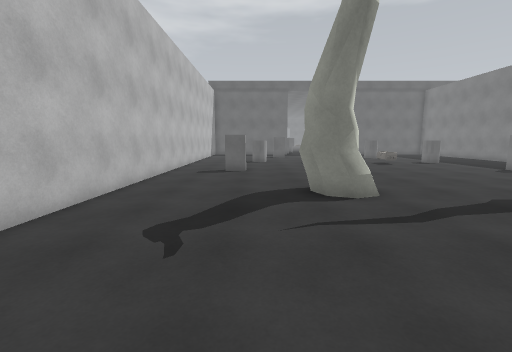
view 1 (above)

22 first-person views from a walk through a 3-D level made in the Unity game engine. The camera is 1.5 m above the floor, tilts 8° down and sees 90° across. The floor is counted in squares, 1 m on a side. Each view is taken from the middle of a square. On the plan, view 1 faces up. The plan holds only what a view shows up to about 13 squares ahead; the rest is blank. The place goes on beyond the plan. The player character is not drawn. Some animated figures are not drawn. Surface patterns are stand-ins for the level's own textures.

view 2
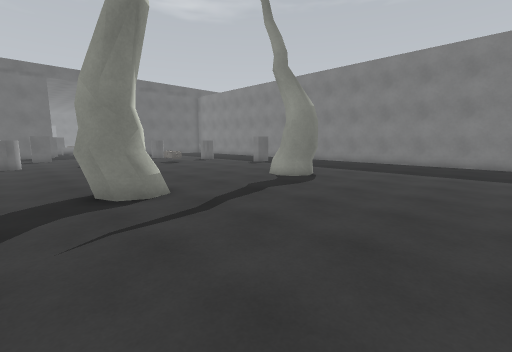

view 3
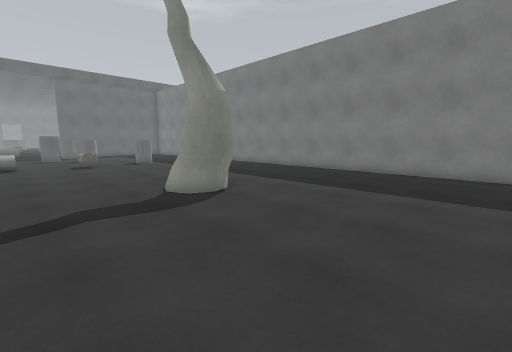

view 4
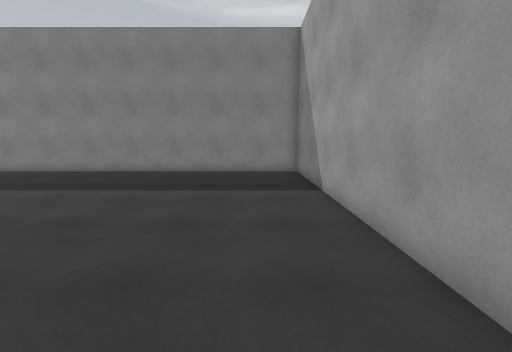

view 5
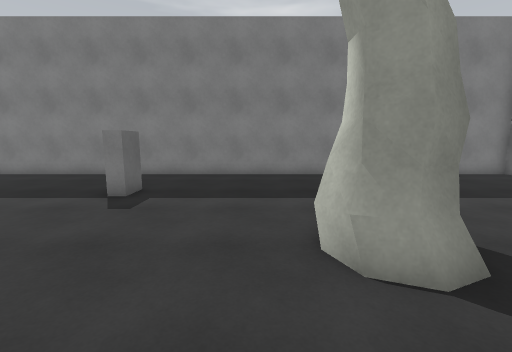

view 6
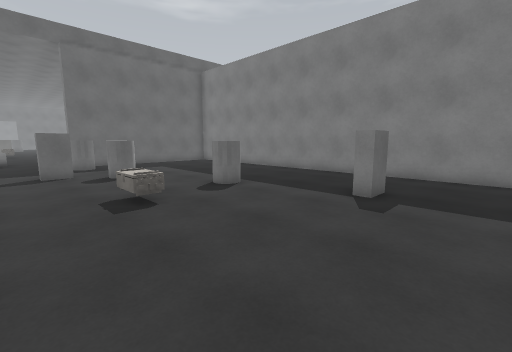

view 7
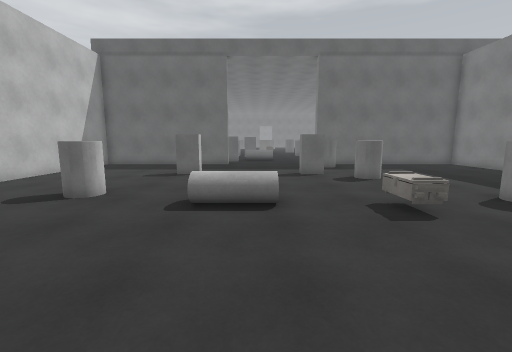

view 8
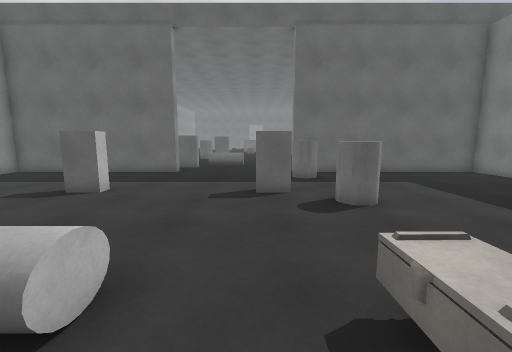

view 9
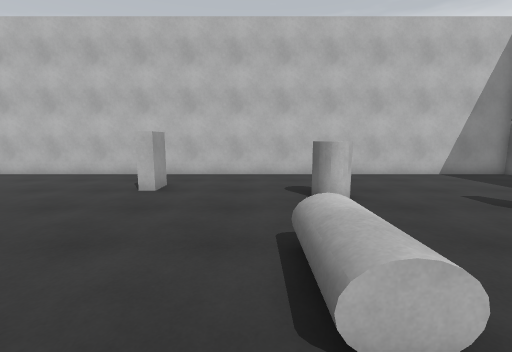

view 10
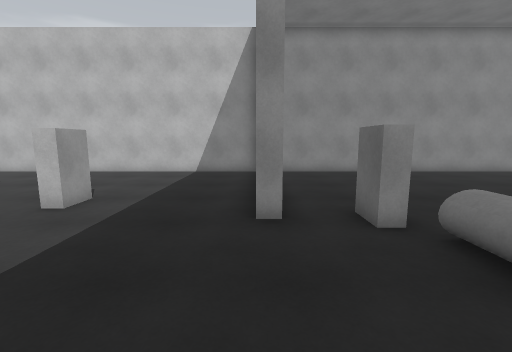

view 11
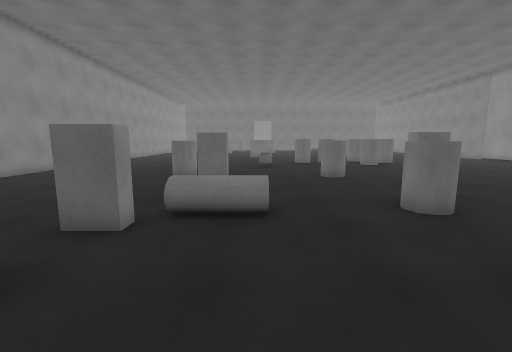

view 12
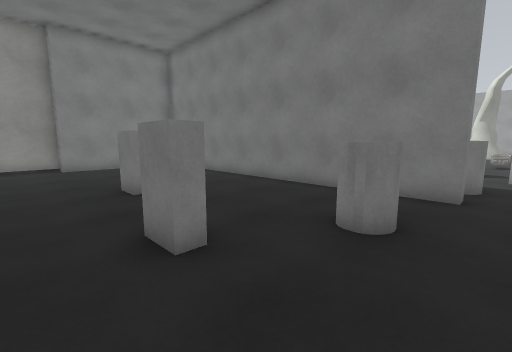

view 13
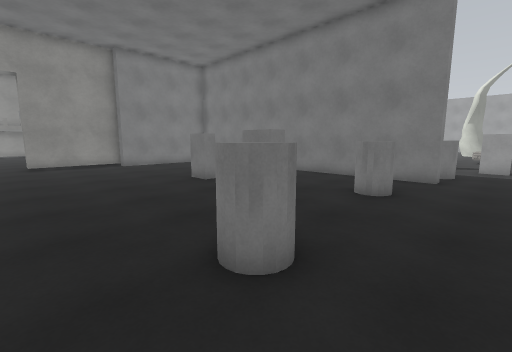

view 14
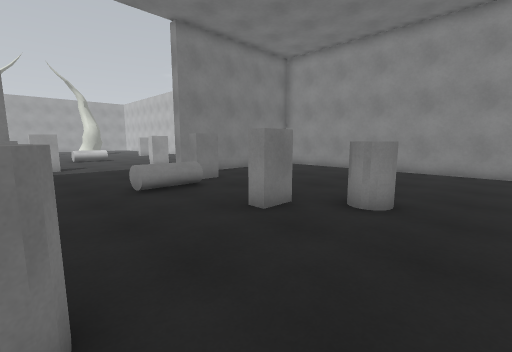

view 15
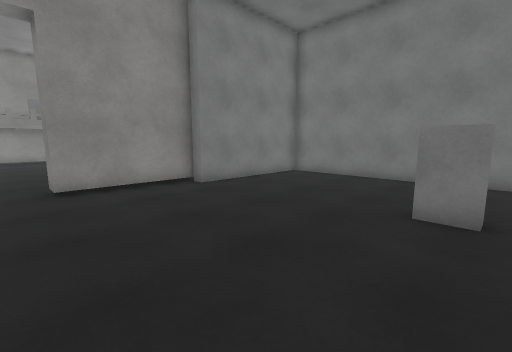

view 16
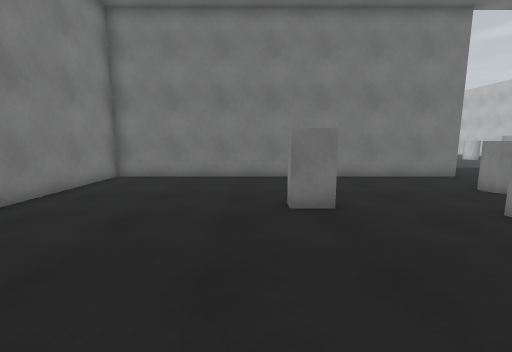

view 17
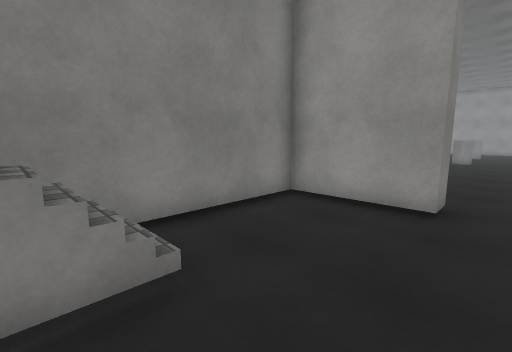

view 18
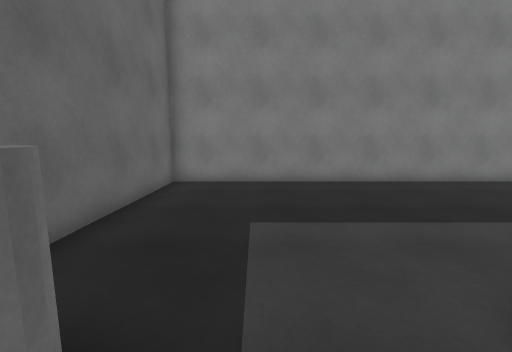

view 19
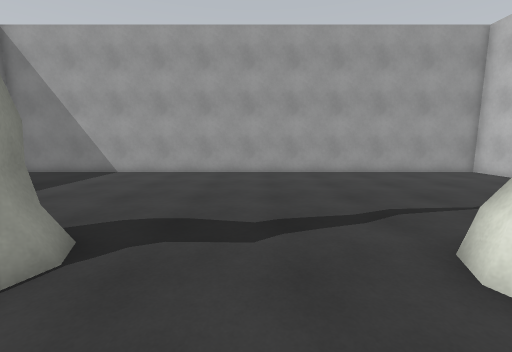

view 20
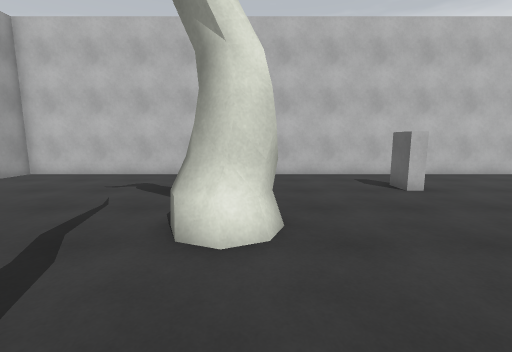

view 21
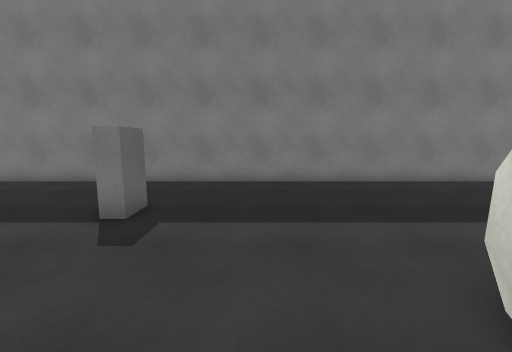

view 22
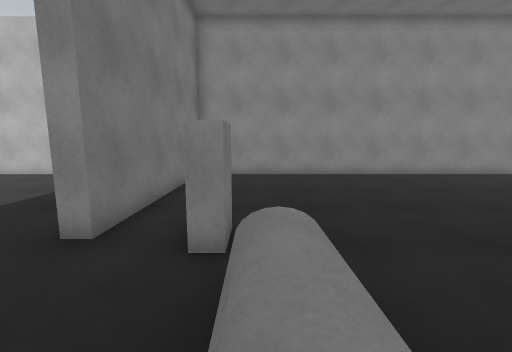

### Floor plan
Key: @ floor where view 1 was taken; # wall or solid block; . floor; C cylinder; A ammo; O other object.
Columns run from 4 left of view 1 to 30 right of it. Each row starts with its distance up from view 1.
 38 #..................................
 37 #...........................O......
 36 #......O.....OO.............O......
 35 #......O.....O..............O....O
 34 #........#..................O....
 33 #...............#..........#OOOOOOO
 32 #...................#......#
 31 #.............O............#
 30 #........CC...O............#
 29 #......#...................#
 28 #..........................#
 27 ########.....###############
 26 #............O........#
 25 #............O........#
 24 #.....................#
 23 #.....................#
 22 #.....#.....#.........#
 21 #............OO.......#
 20 #.....................#
 19 #.....................#
 18 #...OO................#
 17 #.......CC......O.....#
 16 #...........A.........#
 15 #.....................#
 14 #.....................#
 13 #..#.............#....#
 12 #.....................#
 11 #.....................#
 10 #.....................#
  9 #.....................#
  8 #.....##.....##.......#
  7 #.....##.....##.......#
  6 #.....................#
  5 #.....................#
  4 #.....................#
  3 #.....................#
  2 #.....................#
  1 #.....................#
  0 #...@.................#
 -1 #.....................#
 -2 #######################

Positions as (right, up) in squares from view 1, and headings:
1: (0, 0), facing up
2: (0, 0), facing up-right
3: (5, 0), facing up-right
4: (5, 0), facing right
5: (6, 9), facing right
6: (6, 10), facing up-right
7: (5, 11), facing up
8: (7, 15), facing up
9: (7, 16), facing left
10: (8, 27), facing left
11: (6, 25), facing up
12: (8, 35), facing down-right
13: (7, 38), facing down-right
14: (9, 38), facing down-left
15: (15, 38), facing down-right
16: (17, 38), facing down
17: (30, 38), facing down-left
18: (8, 24), facing right
19: (6, 10), facing down
20: (7, 8), facing left
21: (8, 10), facing right
22: (7, 30), facing left
